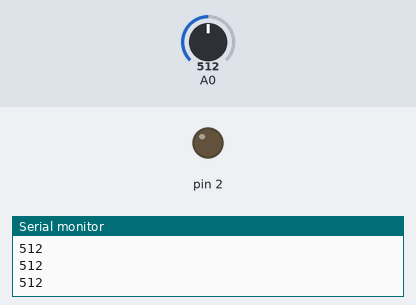
This sketch was run on a simulated Arduino Uno, built with avr-gcc and run on an emulated ATmega328P. On the bench: output pins drawn as LEDs (lit = HIGH), the last lines printed to the serial monitor. The inputs (shaded band) are chosen by the test bench; at power-on: A0 = 512.

Above: at 1.2 s.
1.3 s: A0 set to 213
2.8 s: A0 set to 183
At 3.4 s:
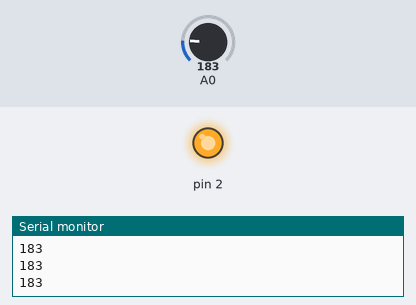
4.3 s: A0 set to 210
At 5.4 s:
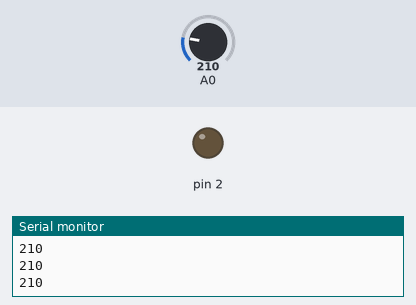
5.8 s: A0 set to 190
At 6.7 s:
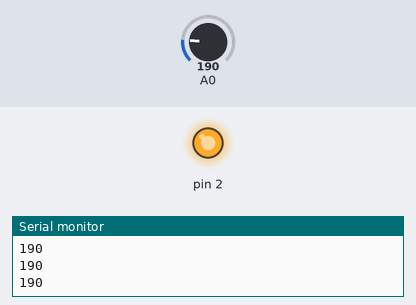
Timing chart, 0 to 8.3 s (numbered marks = the images above; inputs shaded):
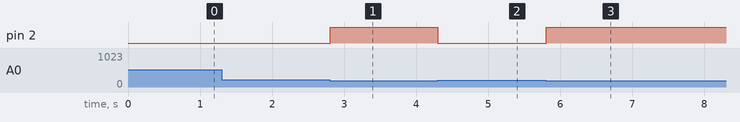

The sketch:

frantic_bombul1.ino
```cpp
// C++ code
//
void setup()
{
  pinMode(A0, INPUT);
  pinMode(2, OUTPUT);
  Serial.begin(9600);
}

void loop()
{
  int isik = analogRead(A0);;
  Serial.println(isik);
 if(isik < 200)
 {
   digitalWrite(2,1);
 }
  else
  {
    digitalWrite(2,0);
  }
  delay(10);
}
```

Measured:
- the behaviour switches between 200 and 199 on A0 (found by bisection; images 0 and 1)
- after the input at 2.8 s, pin 2: LOW → HIGH at once
- after the input at 4.3 s, pin 2: HIGH → LOW at once
- after the input at 5.8 s, pin 2: LOW → HIGH at once
